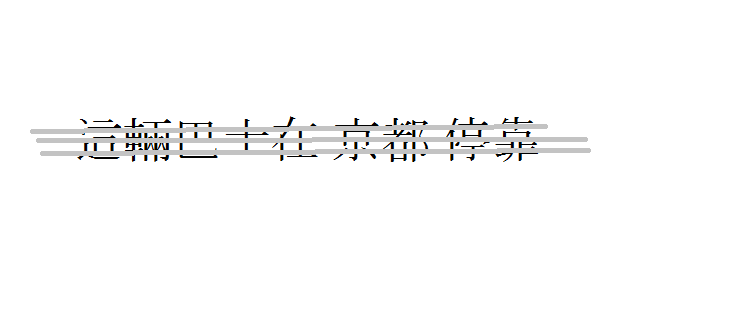
#> input picture Lab_4/as.png, 738 x 314 px
$ python script.py
#> lines starting #> are read from the running program, lines starting #| are printed output that depends on the picture; after the words box and inside, x2 and y2 are one past the last pixel; in counts of white or black regions, pixels touching at a corner belong together
import cv2
import numpy as np
import matplotlib.pyplot as plt

img = cv2.imread("as.png")
#> img is the input picture: shape (314, 738, 3); mean B, G, R 250.3, 250.3, 250.3

# ------------------------------
# 1. LAB для поиска серых полос
# ------------------------------
lab = cv2.cvtColor(img, cv2.COLOR_BGR2LAB)
#> lab: shape (314, 738, 3); mean of channels 0, 1, 2 250.6, 128.1, 128
L, A, B = cv2.split(lab)
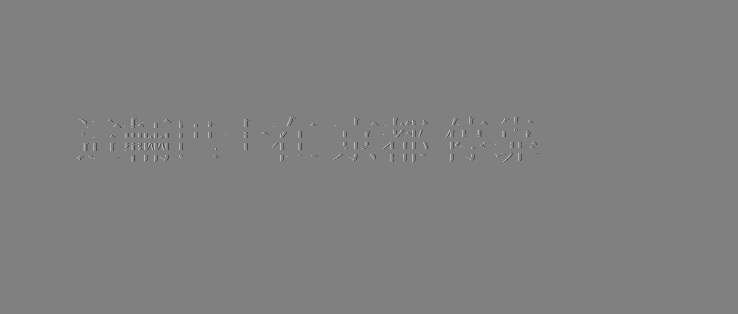
#> B: shape (314, 738); min 73, max 187, mean 128

mask_gray = cv2.inRange(lab, (120, 120, 120), (245, 135, 135))
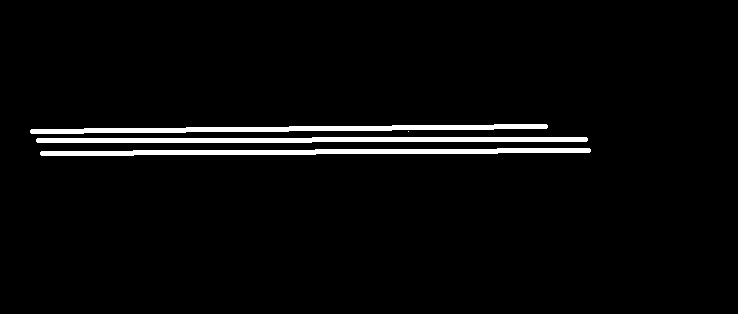
#> mask_gray: shape (314, 738); 3.5% white; 4 white regions (1 under 20 px), largest, box (x1, y1, x2, y2) and area: (36, 137, 588, 143) 2756, (40, 148, 591, 156) 2754, (30, 124, 548, 134) 2586
mask_gray_open = cv2.morphologyEx(mask_gray, cv2.MORPH_OPEN, np.ones((3,3), np.uint8), iterations=1)

# ------------------------------
# 2. Маска текста
# ------------------------------
gray = cv2.cvtColor(img, cv2.COLOR_BGR2GRAY)
_, text_mask = cv2.threshold(gray, 80, 255, cv2.THRESH_BINARY_INV)
#> text_mask: shape (314, 738); 0.91% white in thin lines or dots, all inside (x1, y1, x2, y2) = (78, 117, 538, 162)
protect = cv2.dilate(text_mask, np.ones((3,3), np.uint8), iterations=2)
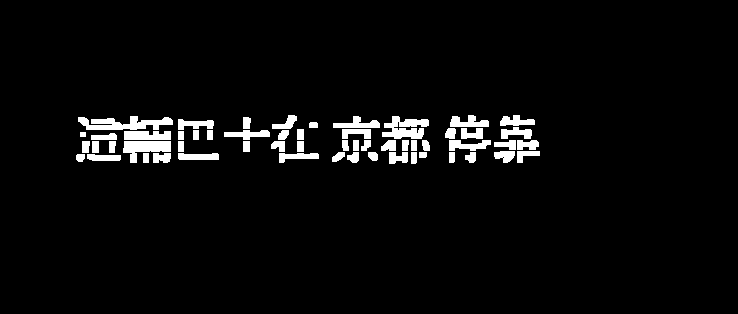
#> protect: shape (314, 738); 4% white; 56 white regions, largest, box (x1, y1, x2, y2) and area: (78, 116, 173, 130) 806, (382, 116, 429, 139) 680, (123, 141, 171, 163) 598

# ------------------------------
# 3. Маска удаления полос
# ------------------------------
safe_mask = cv2.bitwise_and(mask_gray_open, cv2.bitwise_not(protect))
#> safe_mask: shape (314, 738); 2.5% white; 5 white regions, box (x1, y1, x2, y2) and area: (36, 137, 588, 143) 2014, (135, 148, 591, 155) 1635, (30, 126, 392, 134) 1232, (394, 124, 548, 130) 488, (40, 151, 132, 156) 337

# ------------------------------
# 4. Очистка изображения
# ------------------------------
clean = img.copy()
clean[safe_mask == 255] = (255, 255, 255)
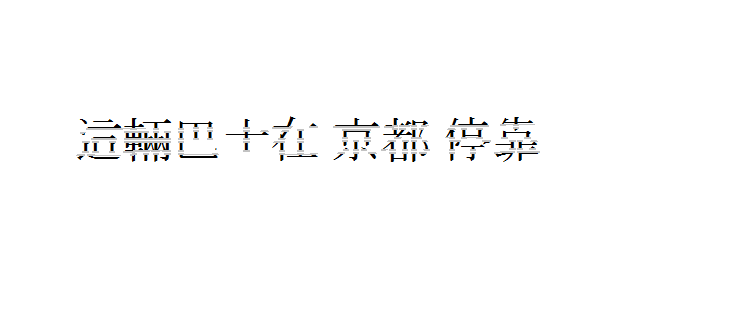
#> clean: shape (314, 738, 3); 2.46% of pixels changed, all inside (x1, y1, x2, y2) = (30, 124, 591, 156)

# ------------------------------
# 5. Бинаризация
# ------------------------------
gray2 = cv2.cvtColor(clean, cv2.COLOR_BGR2GRAY)
_, bin_text = cv2.threshold(gray2, 230, 255, cv2.THRESH_BINARY_INV)
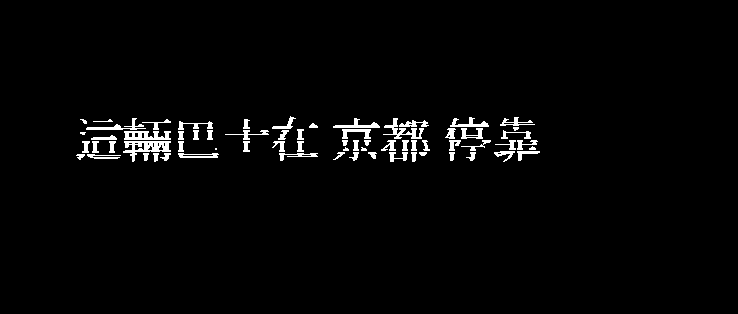
#> bin_text: shape (314, 738); 2.3% white; 67 white regions (7 under 20 px), largest, box (x1, y1, x2, y2) and area: (123, 141, 171, 162) 442, (124, 131, 171, 140) 306, (383, 118, 424, 139) 274

bin_closed = cv2.morphologyEx(bin_text, cv2.MORPH_CLOSE, np.ones((2,2), np.uint8), iterations=1)
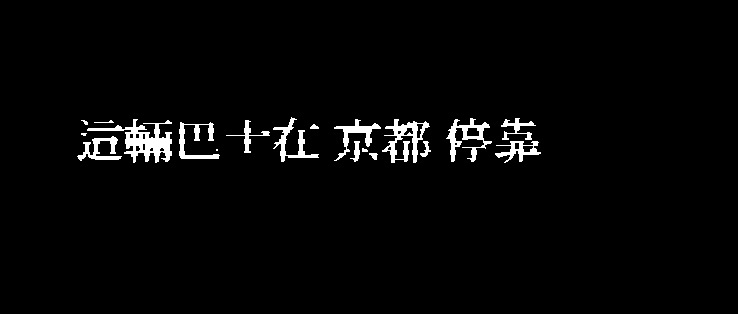
#> bin_closed: shape (314, 738); 2.6% white; 19 white regions (4 under 20 px), largest, box (x1, y1, x2, y2) and area: (87, 119, 172, 163) 1280, (382, 119, 430, 163) 789, (446, 118, 492, 162) 681

bin_final = cv2.bitwise_not(bin_closed)

# ------------------------------
# 6. Сохранение файлов
# ------------------------------
cv2.imwrite("result_clean.png", clean)
cv2.imwrite("result_binary.png", bin_final)

print("Готово: result_clean.png и result_binary.png")

# ------------------------------
# 7. PLOT со всеми этапами
# ------------------------------
plt.figure(figsize=(15,15))

titles = [
    "Original",
    "LAB L channel",
    "Gray Mask",
    "Gray Mask (Open)",
    "Text Mask",
    "Protect Mask",
    "Safe Mask",
    "Clean Image",
    "Gray2",
    "Binary INV",
    "Morph Close",
    "Final Binary"
]

images = [
    cv2.cvtColor(img, cv2.COLOR_BGR2RGB),
    L,
    mask_gray,
    mask_gray_open,
    text_mask,
    protect,
    safe_mask,
    cv2.cvtColor(clean, cv2.COLOR_BGR2RGB),
    gray2,
    bin_text,
    bin_closed,
    bin_final
]

for i, (t, im) in enumerate(zip(titles, images)):
    plt.subplot(4, 3, i+1)
    cmap = 'gray' if len(im.shape)==2 else None
    plt.imshow(im, cmap=cmap)
    plt.title(t)
    plt.axis('off')
#> this loop made 12 passes
#> t on passes 1 to 12: 'Original', 'LAB L channel', 'Gray Mask', 'Gray Mask (Open)', 'Text Mask', 'Protect Mask', 'Safe Mask', 'Clean Image', 'Gray2', 'Binary INV', 'Morph Close', 'Final Binary'

plt.tight_layout()
plt.show()
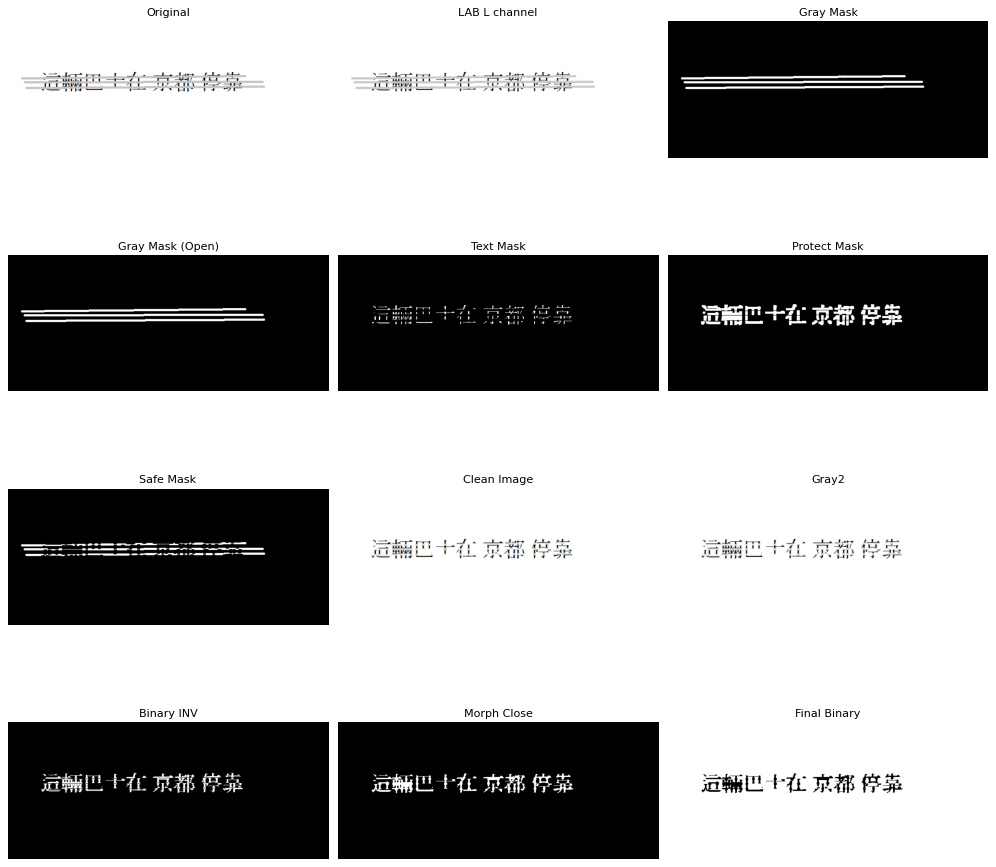
#> figure drawn by matplotlib, 12 panels

$ run again, with Lab_4/as2.jpg saved as Lab_4/as.png
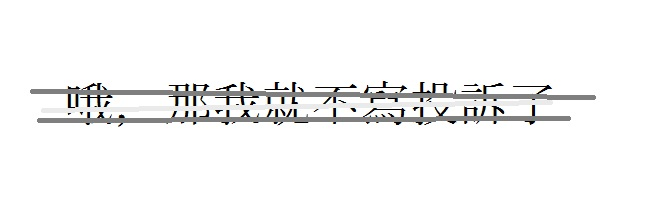
#> input picture Lab_4/as2.jpg, 646 x 220 px
#> img is the input picture: shape (220, 646, 3); mean B, G, R 245.2, 245.3, 245.3
#> lab: shape (220, 646, 3); mean of channels 0, 1, 2 245.8, 128, 128.1
#> `mask_gray = cv2.inRange(lab, (120, 120, 120), (245, 135, 135))`:
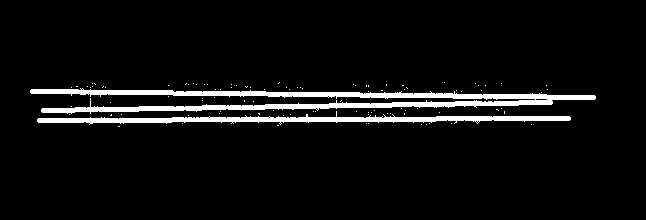
#> mask_gray: shape (220, 646); 5.8% white; 99 white regions (97 under 20 px), largest, box (x1, y1, x2, y2) and area: (30, 88, 596, 114) 5415, (37, 111, 571, 125) 2711
#> mask_gray_open: shape (220, 646); 5.6% white; 2 white regions, box (x1, y1, x2, y2) and area: (30, 89, 596, 113) 5323, (37, 116, 571, 124) 2636
#> text_mask: shape (220, 646); 1.5% white in thin lines or dots, all inside (x1, y1, x2, y2) = (68, 81, 552, 126)
#> protect: shape (220, 646); 6.8% white; 65 white regions, largest, box (x1, y1, x2, y2) and area: (66, 81, 114, 110) 992, (361, 106, 407, 119) 470, (362, 79, 409, 95) 441
#> safe_mask: shape (220, 646); 4% white; 2 white regions, box (x1, y1, x2, y2) and area: (30, 89, 596, 113) 3836, (37, 116, 571, 124) 1868
#> clean: shape (220, 646, 3); 4.01% of pixels changed, all inside (x1, y1, x2, y2) = (30, 89, 596, 124)
#> bin_text: shape (220, 646); 3.3% white; 111 white regions (43 under 20 px), largest, box (x1, y1, x2, y2) and area: (66, 83, 109, 109) 327, (411, 82, 448, 95) 221, (213, 94, 261, 107) 186
#> `bin_closed = cv2.morphologyEx(bin_text, cv2.MORPH_CLOSE, np.ones((2,2)..`:
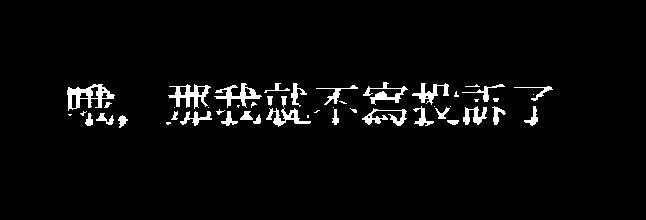
#> bin_closed: shape (220, 646); 3.6% white; 50 white regions (18 under 20 px), largest, box (x1, y1, x2, y2) and area: (67, 84, 115, 111) 547, (168, 84, 211, 109) 449, (214, 83, 262, 108) 402
#> the loop `for i, (t, im) in enumerate(zip(titles, images)):` made 12 passes
#> t on passes 1 to 8: 'Original', 'LAB L channel', 'Gray Mask', 'Gray Mask (Open)', 'Text Mask', 'Protect Mask', 'Safe Mask', 'Clean Image'
